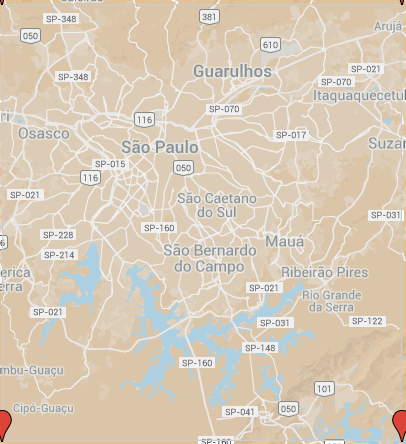
#> input picture map.png, 406 x 444 px
$ python megazord.py
#> lines starting #> are read from the running program, lines starting #| are printed output that depends on the picture
### main.py
#########################################################
'''
main.py: funções de rotina

Author: Danilo Lessa Bernardineli
'''
#########################################################

################### Dependências #########################
import numpy as np
import csv
import os
import time
import struct
import glob
import os
from func import *

################### Constantes globais #########################
dat_path = os.getcwd()
csv_filename = "cod_linhas.dat"


################### Rotina de inicialização ###################
# [56 lines left out: functions main, ready_data, proc_geral, proc_util, proc_fds, proc_peak and 1 more, not called in this run]


################### Rotinas de carregamento ###################
def load_dat(path, utc, all=False):
	"""
	Loads data from some file,  while correcting the time for UTC
	Keyword arguments:
		path  -  -  path to folder containing dat files
		utc  -  -  UTC correction in seconds
		all -- retrive all data (default=false)
	"""
#> called with path = '/home/danilo/olhovivo/', utc = -7200, all = False

	listFiles = glob.glob(os.path.join(path, "posicoes*.dat"))
	filesCount = len(listFiles)
	clf = np.array(0, dtype=np.int32)
	cof = np.array(0, dtype=np.int32)
	xf = np.array(0, dtype=np.float64)
	yf = np.array(0, dtype=np.float64)
	tf = np.array(0, dtype=np.float64)
	vf = np.array(0, dtype=np.float64)

	for i in range(0, filesCount):
		filename = listFiles[i]
		print(("Loading file " + str(i) + "/" + str(filesCount)))
		size = os.path.getsize(filename)
		length = int((size - size % 40) / 40)
		cl = np.zeros(length, dtype=np.int32)
		co = np.zeros(length, dtype=np.int32)
		x = np.zeros(length, dtype=np.float64)
		y = np.zeros(length, dtype=np.float64)
		t = np.zeros(length, dtype=np.float64)
		v = np.zeros(length, dtype=np.float64)
		print((str(length)))
		t1 = time.time()
		with open(filename, "rb") as fid:
			for i in range(0, length):
				cl[i], co[i], x[i], y[i], t[i], v[
					i] = struct.unpack('iidddd', fid.read(40))
				if i % 1000000 == 0:
					print((str(length - i)))
		t2 = time.time()
		print((str(t2 - t1)))
		print((str(length)))
		clf = np.append(clf, cl)
		cof = np.append(cof, co)
		xf = np.append(xf, x)
		yf = np.append(yf, y)
		tf = np.append(tf, t)
		vf = np.append(vf, v)

	inds = (vf == vf)
	if all is False:
		inds = (((vf < 70) & (vf > 1)))
	clf = clf[inds]
	cof = cof[inds]
	xf = xf[inds]
	yf = yf[inds]
	tf = tf[inds] + utc
	vf = vf[inds]
	return {'cl': clf, 'co': cof, 'x': xf, 'y': yf, 't': tf, 'v': vf}


# [48 lines left out: functions load_adj_dat, load_cod, not called in this run]

#################### Misc #########################
# [2 lines that do not run on import are left out]

### func.py
# -*- coding: iso-8859-15 -*-
#########################################################
'''
func.py: functional functions

Author: Danilo Lessa Bernardineli

Note: thanks for John. D. Cook for his two-point distance
script for spherical coordinates
http://www.johndcook.com/blog/python_longitude_latitude/
'''
#########################################################

#################### Dependences #########################
import numpy as np
import matplotlib.pyplot as plt
import math
import struct
import copy
import time
#################### Constants #########################
hr = 60 * 60
UTC = -2 * hr
default_matrix_config = {'x_i': -46.30, 'x_e': -46.85,
	'y_i': -23.37, 'y_e': -23.92, 'c': 125}


# [63 lines left out: functions check, correct, not called in this run]


#################### Data processing functions ####################
def calc_vel_hour(data_mtr, intervalhr=2):
	"""
	Calculate median and standard deviation for given intervals in all days
	Keyword arguments:
		data_mtr -- Data matrix containing speed and time info
		intervalhr -- How much intervals per hour (default: 2)
	"""
	td = data_mtr['t']
	vd = data_mtr['v']
	v = vd
	bar_c = 24 * intervalhr
	interval = hr / intervalhr
	t = np.mod(td, hr * 24)

	stds = np.zeros(bar_c, dtype=np.float64)
	meds = np.zeros(bar_c, dtype=np.float64)
	temps = np.zeros(bar_c, dtype=np.float64)
	qtds = np.zeros(bar_c, dtype=np.int32)
	for i in range(0, bar_c):
		inds = ((t >= i * interval) & (t < (i + 1) * interval))
		meds[i] = np.median(v[inds])
		if np.isnan(meds[i]):
			meds[i] = 0
		stds[i] = np.std(v[inds])
		if np.isnan(stds[i]):
			stds[i] = 0
		temps[i] = (i * interval + (i + 1) * interval) / 2
		qtds[i] = len(v[inds])
	return {'std': stds, 'med': meds, 'tmp': temps, 'qtd': qtds}


# [173 lines left out: functions adjust_data, calc_ang_matrix, calc_dif_vel_matrix, not called in this run]


def calc_vel_matrix(data_mtr,
	matrix_config=default_matrix_config, matrix_size=0):
	"""Calculate median speed contained in position square
	Keyword Arguments:
	data_mtr  -  -  data matrix
	matrix - config  -  -  dict with settings
	"""
	if (matrix_size < 1):
		if ('c' in matrix_config):
			c = matrix_config['c']
		else:
			c = default_matrix_config['c']
	else:
		c = matrix_size

	px = data_mtr['x']
	py = data_mtr['y']
	vd = data_mtr['v']

	x_init = matrix_config['x_i']
	x_end = matrix_config['x_e']
	y_init = matrix_config['y_i']
	y_end = matrix_config['y_e']

	deltax = math.fabs(x_end - x_init)
	deltay = math.fabs(y_end - y_init)
	intsize = 0
	if deltax > deltay:
		intsize = deltax
	else:
		intsize = deltay

	interval = intsize / (c - 1)

	v_mtr = np.zeros((c, c), dtype=np.float64)
	q_mtr = np.zeros((c, c), dtype=np.int32)
	py_cache = []
	px_cache = []
	v_cache = []
	for j in range(0, c):
		y_inds = ((py >= y_end + interval * j) &
				(py < y_end + interval * (j + 1)))
		py_cache.append(py[y_inds])
		px_cache.append(px[y_inds])
		v_cache.append(vd[y_inds])
		if(j % 100 == 0):
			print(("cache - " + str(c - j)))
	for i in range(0, c):
		for j in range(0, c):
			x_inds = ((px_cache[j] >= x_end + interval * i) &
			(px_cache[j] < x_end + interval * (i + 1)))
			if(len(px[x_inds]) < 1):
				continue
			v_sq = v_cache[j][x_inds]
			q_mtr[i, j] = len(v_sq)
			v_mtr[i, j] = np.median(v_sq)
		if(i % 100 == 0):
			print((c - i))
	v_mtr = np.transpose(np.fliplr(v_mtr))
	q_mtr = np.transpose(np.fliplr(q_mtr))
	return {'v_mtr': v_mtr, 'qtd_mtr': q_mtr}


def calc_triptime(data_mtr):
	"""
	Calculates route trip times
	Keyword arguments:
		data_mtr -- data
	"""
	cld = data_mtr['cl']
	cod = data_mtr['co']
	td = data_mtr['t']
	times = []
	lines = []
	tis = []
	co = np.unique(cod)
	lengthd = len(td)

	if(lengthd > 1):
		max_co = np.max(co) + 1
		m_ti = np.zeros(max_co, dtype=np.float64)
		m_tl = np.zeros(max_co, dtype=np.float64)
		m_cl = np.zeros(max_co, dtype=np.int32)
		m_n = np.zeros(max_co, dtype=np.int32)


		for i in range(0, lengthd):
			cl_i = cld[i]
			co_i = cod[i]
			t_i = td[i]
			clt = m_cl[co_i]
			n = m_n[co_i]
			if(cl_i != clt):
				if(n > 1):
					tt = (m_tl[co_i] - m_ti[co_i]) / 60
					if (tt > 10 and tt < 300):
						times.append(tt)
						lines.append(clt)
						tis.append(m_ti[co_i])
				m_n[co_i] = n + 1
				m_ti[co_i] = t_i
				m_cl[co_i] = cl_i
			m_tl[co_i] = t_i
			if(i % 1000000 == 0):
				print((lengthd - i))
	return {'tmp': np.array(times), 'lin': np.array(lines), 'tis': np.array(tis)}


def calc_active_bus(data_mtr, intervalhr=2):
	"""
	Calculates median active bus in given intervals
	Keyword arguments:
		data_mtr -- data
		interval hr -- how much intervals per hour (default: 2)
	"""
	td = data_mtr['t']
	cod = data_mtr['co']

	interval = hr / intervalhr
	bcount = 24 * intervalhr
	tmid = np.zeros(bcount, dtype=np.float64)
	buscount = np.zeros(bcount, dtype=np.float64)
	if(len(td) > 0):
		day = td / (24 * hr)
		modtd = np.mod(td, 24 * hr)
		min_day = math.floor(np.min(day))
		max_day = math.ceil(np.max(day))
		day_c = max_day - min_day
		for i in range(0, bcount):
			mean_array = np.zeros(day_c, dtype=np.float64)
			for j in range(0, day_c):
				d = (j + min_day)
				inds = ((modtd >= i * interval) & (modtd < (i + 1) * interval) &
					(td >= d * 24 * hr) & (td <= (d + 1) * 24 * hr))
				if(np.sum(inds) == 0):
					mean_array[j] = np.nan
				else:
					print
					mean_array[j] = len(np.unique(cod[inds]))
			mean_array = mean_array[np.isfinite(mean_array)]
			buscount[i] = np.median(mean_array[mean_array != 0])
			tmid[i] = (i * interval + (i + 1) * interval) / 2
			if(i % 10 == 0):
				print((str(bcount - i)))
	return {'active_bus': buscount, 'tmid': tmid}


# [42 lines left out: functions exit_times, dist_coord, get_direction, not called in this run]


def savefig(filenamepath=0, dpip=300, inch=[6, 5]):
	"""
	Save latest figure
	Keyword arguments:
		filenamepath -- path/filename where to save
		dpip -- dpi
		inch -- inch list (default = [12, 9])
	"""
	if filenamepath == 0:
		filenamepath = str(time.time())
	fig = plt.gcf()
	fig.set_size_inches(inch[0], inch[1])
	plt.savefig(
		filenamepath +
		".png",
		dpi=dpip,
		format='png')
	plt.close()


def filter_data(data_mtr, inds):
	"""
	Filter data matrix on given indices
	"""
	filtered_mtr = copy.copy(data_mtr)
	for key in filtered_mtr:
		filtered_mtr[key] = filtered_mtr[key][inds]
	return filtered_mtr


# [4 lines left out: function return_intervals, not called in this run]

### graphics.py
#########################################################
'''
graphics.py: plots and graphics functions

Author: Danilo Lessa Bernardineli
'''
#########################################################

#################### Dependences #########################
import numpy as np
import matplotlib.pyplot as plt
from func import *


#################### Matrix maps ##########
def map_mtr(mtr, l_min=0, l_max=60, colmap='nipy_spectral'):
	"""
	Plot an matrix map
	Keyword arguments:
		mtr -- matrix to map
	"""
	fig = plt.figure()

	ax = fig.add_subplot(111)
	ax.patch.set_visible(False)
	im = plt.imread('map.png')
#	plt.imshow(im, interpolation='nearest', aspect='auto')
	cax = ax.matshow(mtr, cmap=colmap, vmin=l_min, vmax=l_max)
	plt.imshow(im, extent=cax.get_extent(), alpha=0.35)
	fig.colorbar(cax)


def map_vel(vel_matrix):
	"""
	Make matrix map
	"""
	map_mtr(vel_matrix)
	plt.title("Mapa matricial de velocidade mediana (km/h)")


#################### Plots/scatter ##########
# [117 lines left out: functions plot_vel_pos, plot_vel_hr, plot_trip_hr, histogram, hist_vel_linha, bar_point_hr, not called in this run]


def bar_trip_hr(trip_mtr):
	'''
	Write something
	'''
	times = trip_mtr["tmp"]
	tis = trip_mtr["tis"]
	tnp = np.array(times)
	tisnp = np.array(tis)
	inds = ((tnp < 300) & (tnp > 0))
	tisnp = tisnp[inds]
	tnp = tnp[inds]
	t = np.mod(tisnp, hr * 24)
	interval = 0.5 * hr
	bar_c = 24 * int(hr / interval)

	meds = np.zeros(bar_c, dtype=np.float64)
	temps = np.zeros(bar_c, dtype=np.float64)
	for i in range(0, bar_c):
		inds = ((t >= i * interval) & (t < (i + 1) * interval))
		meds[i] = np.median(tnp[inds])
		temps[i] = (i * interval + (i + 1) * interval) / 2

	bar_hr(temps / hr, meds)
	plt.xlabel("Hora do dia")
	plt.ylabel("Tempo (min)")
	plt.ylim((0, 150))
	plt.title("Tempo de viagem por hora do dia")


def bar_vel_hr(velhr_mtr):
	"""
	Generates bar plot of median speeds per day hour
	"""
	bar_hr(velhr_mtr['tmp'] / hr, velhr_mtr['med'])
	plt.title("Velocidade mediana por hora do dia")
	plt.ylim((0, 60))
	plt.xlabel("Hora do dia")
	plt.ylabel("Velocidade mediana (km/h)")


# [9 lines left out: function bar_vel_hr_std, not called in this run]


def bar_active_hr(act_mtr):
	"""
	Write something
	"""
	bar_hr(act_mtr["tmid"] / hr, act_mtr["active_bus"])
	plt.yticks(np.arange(0, 60, 2))
	plt.ylim((0, 60))
	plt.xlabel("Hora do dia")
	plt.ylabel("Mediana de ônibus ativos")
	plt.title("Mediana da quantidade de ônibus ativos por hora do dia")


def bar_hr(tdat, dat):
	"""
	Generic bar plot of ~something~ on a day time interval ([0h, 24h])
	Keyword arguments:
		tdat -- time data
		dat -- data
	"""
	width = 0.3
	plt.figure()
	plt.xticks(np.arange(0, 24, 2))
	plt.yticks(np.arange(0, 150, 5))
	plt.ylim((0, 65))
	plt.xlim((0, 24))
	plt.grid(True)
	plt.bar(tdat, dat, width)

### helper.py
# -*- coding: utf-8 -*-
import numpy as np
import matplotlib.pyplot as plt
import scipy
from func import *
from graphics import *
from main import *


def vel_analyze(data_mtr, inds, suptitle, filestr=0):
	"""
	Standard speed analysis routine
	"""
	mtr = filter_data(data_mtr, inds)
	vel_hour = calc_vel_hour(mtr)
	bar_vel_hr(vel_hour)
	plt.suptitle(suptitle)
	savefig(filestr)


def active_analyze(data_mtr, ind, suptitle, filestr=0):
	"""
	Standard active bus analysis routine
	"""
	mtr = filter_data(data_mtr, ind)
	active_mtr = calc_active_bus(mtr)
	bar_active_hr(active_mtr)
	plt.suptitle(suptitle)
	savefig(filestr)


def interval_analyze(data_mtr, inds, suptitle, matrix_size, filestr=0):
	"""
	Write something
	"""
	mtr = filter_data(data_mtr, inds)
	vdata = calc_vel_matrix(mtr, default_matrix_config, matrix_size)
	v_mtr = vdata['v_mtr']
	q_mtr = vdata['qtd_mtr']

	map_vel(v_mtr)
	plt.suptitle(suptitle)
	savefig(filestr + "-mvel.png")


	qtd = np.sum(q_mtr)
	qq_mtr = q_mtr / qtd
	map_mtr(qq_mtr, 0, np.max(qq_mtr))
	plt.suptitle(suptitle)
	plt.title("Distribuição normalizada")
	savefig(filestr + "-mpos.png")


# [90 lines left out: functions dif_analyze, zone_analyze, not called in this run]


def trip_analyze(data_mtr, inds, suptitle, filestr=0):
	"""
	aaaa
	"""
	mtr = filter_data(data_mtr, inds)
	bar_trip_hr(mtr)
	plt.suptitle(suptitle)
	savefig(filestr)


def dif_bar_analyze(data_mtr, ind1, ind2, suptitle):
	"""
	wads
	"""
	mtr1 = filter_data(data_mtr, ind1)
	mtr2 = filter_data(data_mtr, ind2)
	v1_hour = calc_vel_hour(mtr1)
	v2_hour = calc_vel_hour(mtr2)
	dif_vel_hour = v1_hour['med'] - v2_hour['med']

	bar_hr(v1_hour['tmp'] / hr, dif_vel_hour)
	plt.title("Velocidade mediana por hora do dia")
	plt.xlabel("Hora do dia")
	plt.ylabel("Velocidade mediana (km/h)")

	plt.ylim((-10, 10))
	plt.yticks(np.arange(-10, 10, 2))
	plt.suptitle(suptitle)
	savefig()


def megazord(data_mtr):
	#declaracoes iniciais
	t = data_mtr['t']
	d = t / (60 * 60 * 24) % 7
	cl = data_mtr['cl']
	h = (t % 24)

	print("1")
	#indices
	inds_all = (t == t)

	del t

	inds_util = ((d < 2) | (d > 4))
	inds_sab = ((d >= 2) & (d < 3))
	inds_fds = (d >= 2) & (d < 4)
	inds_dom = (d >= 3) & (d < 4)
	print("2")

	del d

	#Parte 1 - Distribuição de velocidades

	print("parte 1")
	#barras de velocidades geral
	vel_analyze(data_mtr, inds_all, "Geral")
#> in savefig, `plt.savefig( filenamepath + ".png", dpi=dpip, format='png')`:
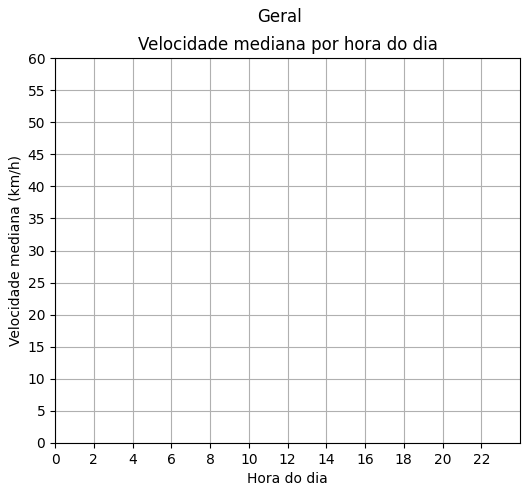
#> figure drawn by matplotlib, 1 panel

	#barras de velocidades em dias uteis
	vel_analyze(data_mtr, inds_util, "Dias úteis")
#> call 2 of savefig, with filenamepath = 0, dpip = 300
#> in savefig (call 2), `plt.savefig( filenamepath + ".png", dpi=dpip, format='png')`:
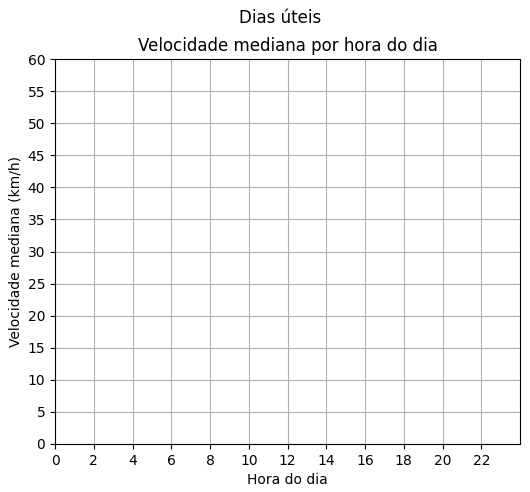
#> figure drawn by matplotlib, 1 panel

	#barras de velocidades nos sábados
	vel_analyze(data_mtr, inds_sab, "Sábados")

	#barras de velocidades nos domingos
	vel_analyze(data_mtr, inds_dom, "Domingos")

	#Parte 2 - Distribuição de tempos de viagem
	print("parte 2")
	trip_mtr = calc_triptime(data_mtr)
	ti = trip_mtr['tis']
	dt = ti / (60 * 60 * 24) % 7
	#histograma de tempos de viagem
	plt.hist(trip_mtr["tmp"], bins=100, range=(0, 300))
	plt.xlabel("Tempo de viagem (min)")
	plt.ylabel("Quantidade de viagens")
	plt.suptitle("Geral")
	plt.title("Distribuição dos tempos de viagens")
	savefig()
#> in savefig (call 5), `plt.savefig( filenamepath + ".png", dpi=dpip, format='png')`:
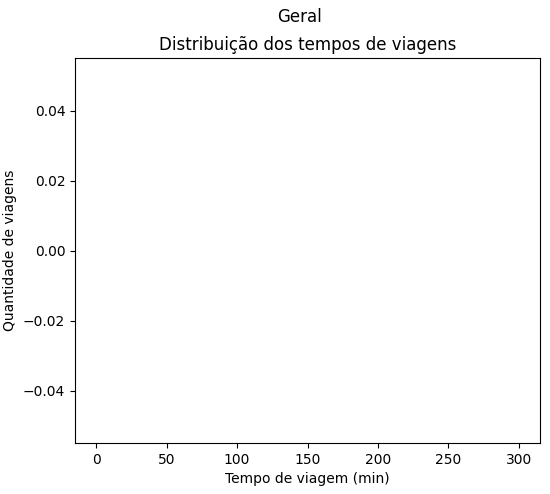
#> figure drawn by matplotlib, 1 panel
	#barras de tempos de viagem geral
	bar_trip_hr(trip_mtr)
	plt.suptitle("Geral")
	savefig()
#> in savefig (call 6), `plt.savefig( filenamepath + ".png", dpi=dpip, format='png')`:
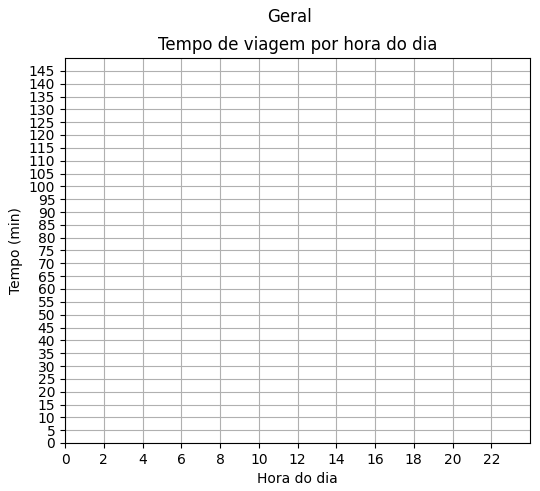
#> figure drawn by matplotlib, 1 panel
	#barras de tempos de viagem em dias utéis
	ind_util = ((dt < 2) | (dt > 4))
	trip_analyze(trip_mtr, ind_util, "Dias úteis")
#> in savefig (call 7), `plt.savefig( filenamepath + ".png", dpi=dpip, format='png')`:
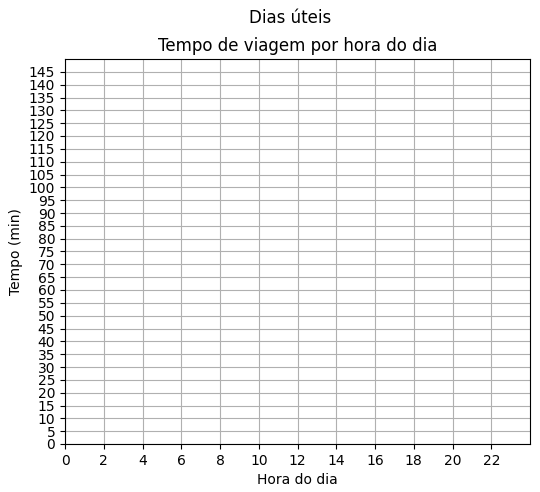
#> figure drawn by matplotlib, 1 panel
	#barras de tempos de viagem nos sábados
	ind_sab = ((dt >= 2) & (dt < 3))
	trip_analyze(trip_mtr, ind_sab, "Sábados")
	#barras de tempos de viagem nos domingos
	ind_dom = (dt >= 3) & (dt < 4)
	trip_analyze(trip_mtr, ind_dom, "Domingos")
	#end


	##parte 2.5 - analises

	s = ""
	s += "Quantidade de dados analisados:\t"
	s += str(len(data_mtr['t']))
	s += str("\nQuantidade de ônibus:\t")
	s += str(len(np.unique(data_mtr['co'])))
	s += str("\nQuantidade de linhas:\t")
	s += str(len(np.unique(data_mtr['cl'])))

	s += str("\nVelocidade mediana geral:\t")
	s += str(np.median(data_mtr['v']))
	s += str("\nVelocidade média geral:\t")
	s += str(np.mean(data_mtr['v']))
	s += str("\nDesvio padrão da velocidade:\t")
	s += str(np.std(data_mtr['v']))
	s += str("\nCurtose da velocidade:\t")
	s += str(scipy.stats.kurtosis(data_mtr['v']))
	s += str("\nSkewness da velocidade:\t")
	s += str(scipy.stats.skew(data_mtr['v']))

	s += str("\nTempo mediano de viagem:\t")
	s += str(np.median(trip_mtr['tmp']))
	s += str("\nTempo médio de viagem:\t")
	s += str(np.mean(trip_mtr['tmp']))
	s += str("\nDesvio padrão do tempo de viagem:\t")
	s += str(np.std(trip_mtr['tmp']))
	s += str("\nCurtose do tempo de viagem:\t")
	s += str(scipy.stats.kurtosis(trip_mtr['tmp']))
	s += str("\nSkewness do tempo de viagem:\t")
	s += str(scipy.stats.skew(trip_mtr['tmp']))

	with open("dat.txt", 'w') as datf:
		datf.write(s)

	del s
	del trip_mtr

	#Parte 3 - Distribuição de ônibus ativos
	print("parte 3")
	#barras de ônibus ativos geral
	active_analyze(data_mtr, inds_all, "Geral")
	#barras de ônibus ativos em dias úteis
	active_analyze(data_mtr, inds_util, "Dias úteis")
	#barras de ônibus ativos em sábados
	active_analyze(data_mtr, inds_sab, "Sábados")
	#barras de ônibus ativos em domingos
	active_analyze(data_mtr, inds_dom, "Domingos")
	#barras de ônibus ativos nos finais de semana
	active_analyze(data_mtr, inds_fds, "Finais de semana")


	#Parte 4 - Comparação ida x volta#
	print("parte 4")
	#init
	data_mtr = filter_data(data_mtr, inds_util)
	trip_mtr = calc_triptime(data_mtr)
	#declaracoes iniciais
	t = data_mtr['t']
	d = t / (60 * 60 * 24) % 7

	ti = trip_mtr['tis']
	trip_lin = trip_mtr['lin']
	cl = data_mtr['cl']
	h = (t % 24)
	#indices
	inds_all = (t == t)
	inds_util = ((d < 2) | (d > 4))
	inds_sab = ((d >= 2) & (d < 3))
	inds_fds = (d >= 2) & (d < 4)
	inds_ida = (cl < 15000)
	inds_volta = (cl > 15000)
	#ida

	inds_trip_ida = (trip_lin < 15000)
	suptitle = "Ida - dias úteis"
	trip_analyze(trip_mtr, inds_trip_ida, suptitle)
	vel_analyze(data_mtr, inds_ida, suptitle)
	active_analyze(data_mtr, inds_ida, suptitle)

	#volta
	inds_trip_volta = (trip_lin > 15000)
	suptitle = "Volta - dias úteis"
	trip_analyze(trip_mtr, inds_trip_volta, suptitle)
	vel_analyze(data_mtr, inds_volta, suptitle)
	active_analyze(data_mtr, inds_volta, suptitle)

	#outros
	dif_bar_analyze(data_mtr, inds_ida, inds_volta,
		"Diferença ida x volta - dias úteis")

	#end
	del trip_lin
	del trip_mtr
	del ti

	#Parte 5 - Comparação espacial de horários de picos
	print("parte 5")
	matrix_size = 75
	dif_size = 3

	#util
	interval_analyze(data_mtr, inds_util,
		"Dias úteis", matrix_size)
#> in map_mtr, im is the input picture: shape (444, 406, 3) float32; mean R, G, B 0.852, 0.801, 0.729
#> (the rest of the program and of its run is left out)
